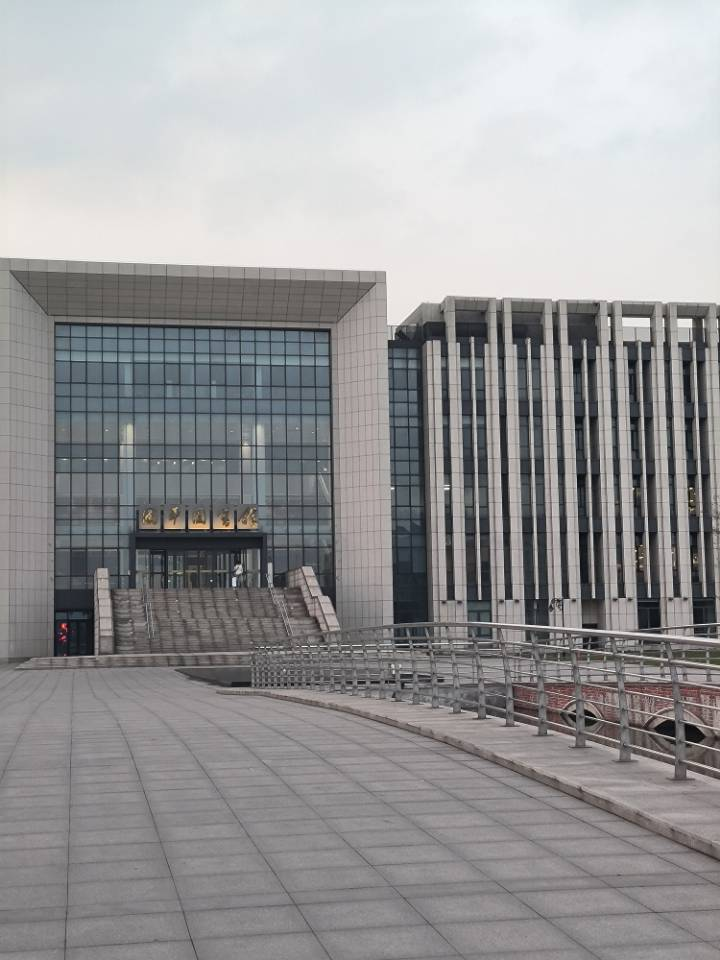
#> input picture 计算机视觉实践-练习1/code/SIFT/image2.jpg, 720 x 960 px
$ jupyter execute sift.ipynb
#> lines starting #> are read from the running program, lines starting #| are printed output that depends on the picture; after the words box and inside, x2 and y2 are one past the last pixel; in counts of white or black regions, pixels touching at a corner belong together
[cell 1]
import numpy as np
import cv2

[cell 2]
img1 = cv2.imread('image2.jpg')
#> img1 is the input picture: shape (960, 720, 3); mean B, G, R 153.1, 151.9, 152.4
img2 = cv2.imread('image1.jpg')
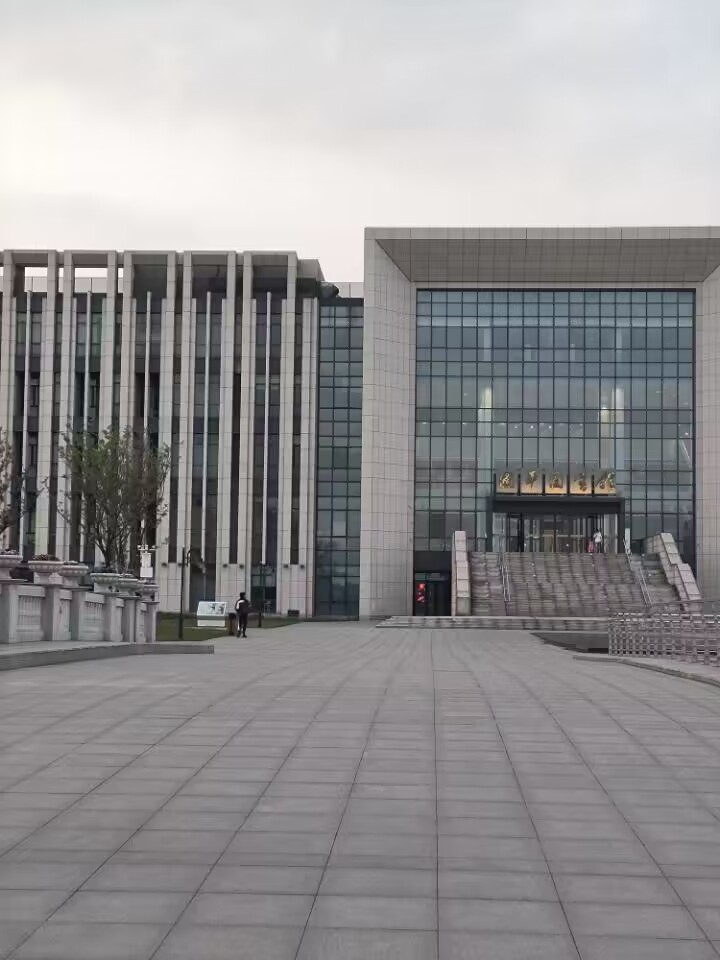
#> input picture 计算机视觉实践-练习1/code/SIFT/image1.jpg, 720 x 960 px
#> img2 is the input picture: shape (960, 720, 3); mean B, G, R 146.9, 145.6, 147.2
class Stitcher:

    # 拼接函数
    def stitch(self, images, ratio = 0.75, reprojThresh = 4.0, showMatches = True):
        # 读取图像
        imageB, imageA = images
        # 计算特征点和特征向量
        kpsA, featureA = self.detectAndDescribe(imageA)
        kpsB, featureB = self.detectAndDescribe(imageB)

        # 匹配两张图片的特征点
        M = self.matchKeypoints(kpsA, kpsB, featureA, featureB, ratio, reprojThresh)

        # 没有匹配点，退出
        if not M:
            return None

        matches, H, status = M
        # 将图片B进行视角变换 中间结果
        result = cv2.warpPerspective\
            (imageB, H, (imageA.shape[1] + imageB.shape[1], imageA.shape[0]))
        # cv2.imshow('h',result)
        # 将图片B传入]
        result[0:imageA.shape[0], 0:imageA.shape[1]] = imageA

        # 检测是否需要显示图片匹配
        if showMatches:
            # 生成匹配图片
            vis = self.drawMatches(imageA, imageB, kpsA, kpsB, matches, status)
            # 返回结果
            return result, vis

        # 返回匹配结果
        return result


    def detectAndDescribe(self, image):
        # 转换为灰度图
        gray = cv2.cvtColor(image, cv2.COLOR_BGR2GRAY)

        # 建立SIFT生成器
        descriptor = cv2.SIFT_create()
        # 检测特征点并计算描述子
        kps, features = descriptor.detectAndCompute(gray, None)

        kps = np.float32([kp.pt for kp in kps])

        return kps, features

    def matchKeypoints(self, kpsA, kpsB, featureA, featureB, ratio, reprojThresh):
        # 建立暴力匹配器
        matcher = cv2.BFMatcher()

        # 使用KNN检测来自AB图的SIFT特征匹配
        rawMatches = matcher.knnMatch(featureA, featureB, 2)

        # 过滤
        matches = []
        for m in rawMatches:
            if len(m) == 2 and m[0].distance < m[1].distance * ratio:
                matches.append((m[0].trainIdx, m[0].queryIdx))

        if len(matches) > 4:
            # 获取匹配对的点坐标
            ptsA = np.float32([kpsA[i] for (_, i) in matches])
            ptsB = np.float32([kpsB[i] for (i, _) in matches])

            # 计算H矩阵
            H, status = cv2.findHomography(ptsB, ptsA, cv2.RANSAC, reprojThresh)

            return matches, H, status

    # 展示图像
    def cv_show(self,name, img):
        cv2.imshow(name, img)
        cv2.waitKey(0)
        cv2.destroyAllWindows()

    def drawMatches(self, imageA, imageB, kpsA, kpsB, matches, status):
        # 初始化可视化图片，将A、B图左右连接到一起
        hA, wA = imageA.shape[:2]
        hB, wB = imageB.shape[:2]
        vis = np.zeros((max(hA, hB), wA + wB, 3), dtype="uint8")
        vis[0:hA, 0:wA] = imageA
        vis[0:hB, wA:(wA+wB)] = imageB

        # 联合遍历，画出匹配对
        for ((trainIdx, queryIdx), s) in zip(matches, status):
            # 当点对匹配成功时，画到可视化图上
            if s == 1:
                # 画出匹配对
                ptA = (int(kpsA[queryIdx][0]), int(kpsA[queryIdx][1]))
                ptB = (int(kpsB[trainIdx][0]) + wA, int(kpsB[trainIdx][1]))
                cv2.line(vis, ptA, ptB, (0, 255, 0), 1)

        # 返回可视化结果
        return vis

[cell 3]
# 图片拼接
stitcher = Stitcher()
result, vis = stitcher.stitch([img1, img2], showMatches=True)
#> in detectAndDescribe, `kps, features = descriptor.detectAndCompute(gray, None)`: kps = 2800 keypoints; strongest (x, y, size): (241, 601, 1.9), (26, 268, 2.2), (29, 271, 6.6), (143, 525, 2.8)
#> in detectAndDescribe, `kps = np.float32([kp.pt for kp in kps])`: kps = 2800 pairs, first value 2.34 to 717.1, second value 224.7 to 940.9
#> in stitch, `kpsA, featureA = self.detectAndDescribe(imageA)`: kpsA has the same summary as kps in detectAndDescribe
#> in detectAndDescribe (call 2), `kps, features = descriptor.detectAndCompute(gray, None)`: kps = 3442 keypoints; strongest (x, y, size): (594, 597, 2.1), (234, 584, 3), (649, 596, 2.2), (234, 580, 3.2)
#> in stitch, `kpsB, featureB = self.detectAndDescribe(imageB)`: kpsB = 3442 pairs, first value 8.92 to 717.2, second value 218.7 to 947.9
#> in matchKeypoints, `rawMatches = matcher.knnMatch(featureA, featureB, 2)`: rawMatches = 2800 matches
#> after the loop in matchKeypoints, `for m in rawMatches:`: matches = 462 pairs, first value 4 to 3416, second value 4 to 2797
#> in matchKeypoints, `ptsA = np.float32([kpsA[i] for (_, i) in matches])`: ptsA = 462 pairs, first value 2.93 to 716.2, second value 235.8 to 679
#> in matchKeypoints, `ptsB = np.float32([kpsB[i] for (i, _) in matches])`: ptsB = 462 pairs, first value 11.05 to 715, second value 271.5 to 708.4
#> in matchKeypoints, `H, status = cv2.findHomography(ptsB, ptsA, cv2.RANSAC, reprojThresh)`: H = [[0.877, -0.00369, 366.5], [-0.076, 0.978, -24.07], [-0.00018, 1.03e-05, 1]]; status = 462 values, max 1 at index 68, min 0 at index 0, mean 0.738
#> in stitch, `result = cv2.warpPerspective\ (imageB, H, (imageA.shape[1] + imageB.sh..`:
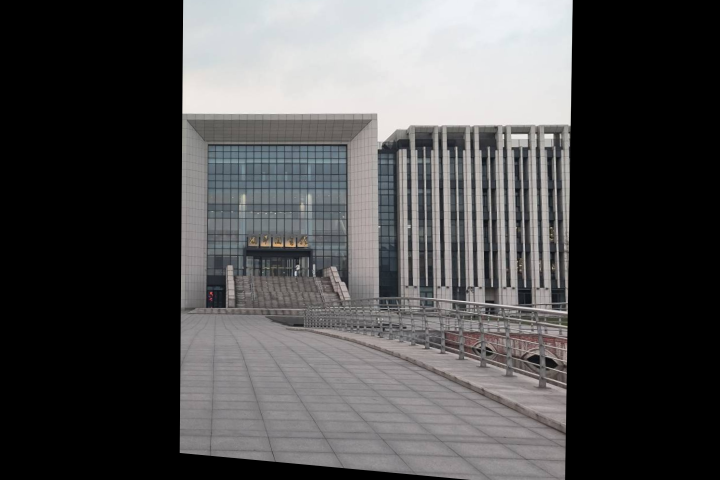
#> result: shape (960, 1440, 3) (shown at 1/2 size); mean B, G, R 78.4, 77.9, 78.4
#> in stitch, `result[0:imageA.shape[0], 0:imageA.shape[1]] = imageA`:
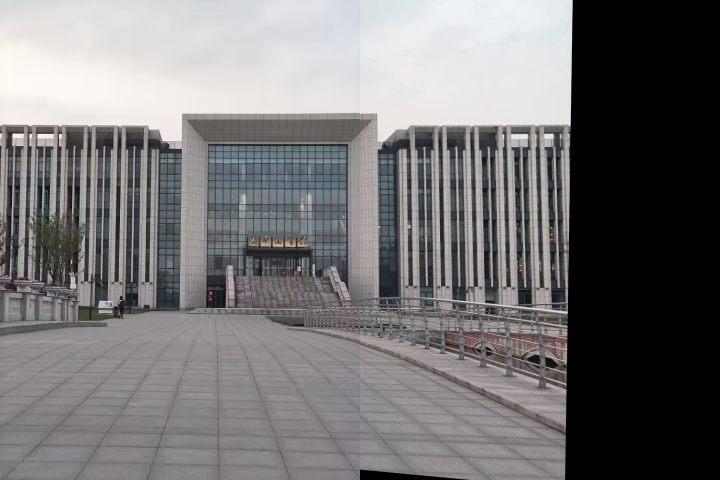
#> result: shape (960, 1440, 3) (shown at 1/2 size); mean B, G, R 117, 116.2, 117.6
#> in drawMatches, `vis[0:hA, 0:wA] = imageA`:
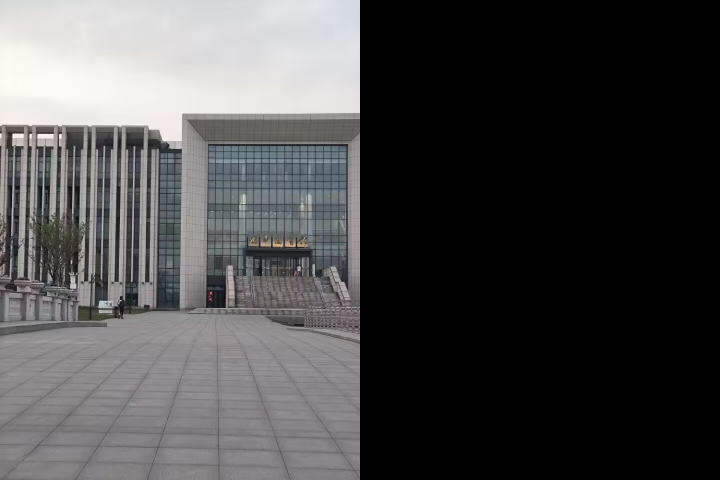
#> vis: shape (960, 1440, 3) (shown at 1/2 size); mean B, G, R 73.4, 72.8, 73.6
#> in drawMatches, `vis[0:hB, wA:(wA+wB)] = imageB`:
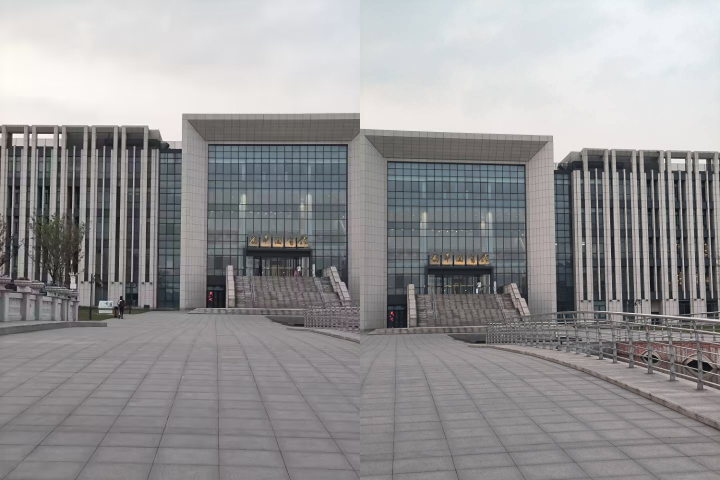
#> vis: shape (960, 1440, 3) (shown at 1/2 size); mean B, G, R 150, 148.8, 149.8
#> the loop in drawMatches, `for ((trainIdx, queryIdx), s) in zip(matches, status):` made 462 passes
#> (ptA, ptB) on passes 69, 70, 71, 72, 73, 74, 75, 77, 78, 80, 81, 82: ((376, 240), (731, 271)), ((383, 623), (742, 665)), ((409, 506), (769, 544)), ((409, 619), (770, 660)), ((409, 619), (770, 660)), ((410, 627), (771, 668)), ((410, 580), (771, 619)), ((412, 467), (772, 504)), ((413, 377), (772, 412)), ((413, 372), (772, 407)), ((414, 536), (774, 576)), ((414, 571), (775, 610))
#> ptA on pass 111: (442, 403)
#> after the loop in drawMatches, `for ((trainIdx, queryIdx), s) in zip(matches, status):`:
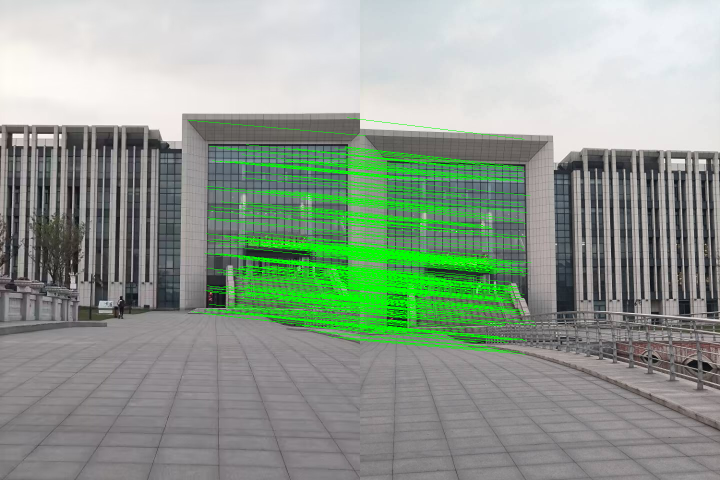
#> vis: shape (960, 1440, 3) (shown at 1/2 size); 5.62% of pixels changed, all inside (x1, y1, x2, y2) = (376, 235, 1072, 709)
#画出关键点匹配图片
cv2.namedWindow('keypoints matches',0)
cv2.resizeWindow('keypoints matches',(img1.shape[1]+img2.shape[1],img1.shape[0]))
cv2.imshow('keypoints matches',vis)
#画出最终拼接完成的图片
cv2.namedWindow('result',0)
cv2.resizeWindow('result',(img1.shape[1]+img2.shape[1],img1.shape[0]))
cv2.imshow('result', result)
cv2.waitKey(0)
#> Out = 27
